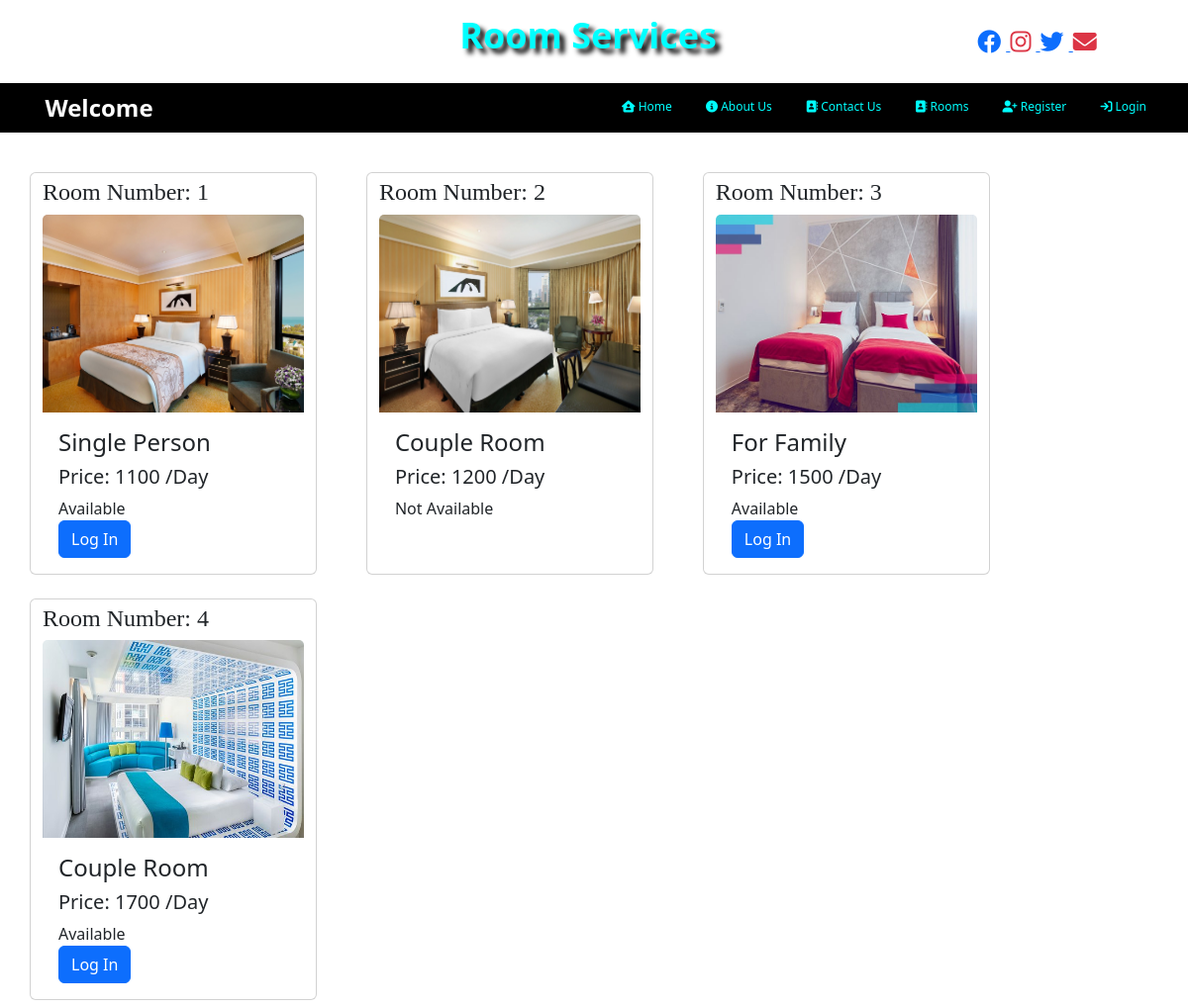
/room_view, run on the app's committed database.
### room/models.py (models this page shows)
class Room(models.Model):
    room_no = models.CharField(max_length=20,null=True,unique=True)
    image = models.FileField(null=True)
    type = models.CharField(max_length=30,null=True)
    status = models.CharField(max_length=30,null=True)
    price = models.CharField(max_length=20,null=True)

### room/views.py (the view)
# urls.py: path('room_view',room_view,name='room_view'),
def room_view(request):
    data = Room.objects.all()
    d = {'data':data}
    return render(request,'main/room_view.html',d)

### room/templates/main/room_view.html (shortened to what this page needs)
{% load static %}
{% block body %}
{% include 'navigation.html' %}
<div class="container mt-4">
<div class="row">
    {% for i in data %}
    <div class="card float col-3 mt-3 mb-2 " style="width:290px">
        <h3><font face="mv boli" size="5">Room Number: {{i.room_no}}</font></h3>
        <img class="card-img-top" src="{{i.image.url}}" alt="Card image" height="200px">
        <div class="card-body">
          <h4 class="card-title">{{i.type}}</h4>
          <h5 class="card-title">Price: {{i.price}} /Day</h5>
            <div class="row">
                <div class="form-group col-md-12" >
                    <p class="card-text">{{i.status}}</p>
                </div>
                <div class="form-group col-md-5" >
                    {% if i.status == 'Available' %}
                    <a href="{% url 'login'%}" class="btn btn-primary">Log&nbsp;In</a>
                    {% endif %}
                </div>
            </div>
        </div>
    </div>
{% endfor %}
    </div>
</div>
{% endblock %}

### room/templates/navigation.html (shortened to what this page needs)
<!DOCTYPE html>
<html>
  <head>
    {% load static %}
    <link
      href="https://cdn.jsdelivr.net/npm/bootstrap@5.2.3/dist/css/bootstrap.min.css"
      rel="stylesheet"
    />
    <link
      rel="stylesheet"
      href="https://cdnjs.cloudflare.com/ajax/libs/font-awesome/6.2.1/css/all.min.css"
    />
  </head>
  <body>
    <div class="container-fluid">
      <div class="row">
        <div class="col-9 pname">Room Services</div>
        <div class="col-3 text-center">
          <a href="https://www.facebook.com/">
            <i class="fa-brands fa-facebook icon1"></i>
          </a>
          <a href="https://www.instagram.com/">
            <i class="fa-brands fa-instagram icon1 text-danger"></i>
          </a>
          <a href="https://twitter.com/i/flow/login">
            <i class="fa-brands fa-twitter icon1"></i>
          </a>
          <a href="https://mail.google.com/mail/u/0/#inbox">
            <i class="fa-solid fa-envelope icon1 text-danger"></i>
          </a>
        </div>
      </div>
      <div class="row" style="background: black; color: White">
        <div class="col-2 wlcm">Welcome</div>
        <div class="col-10 mitems">
          <ul class="ulitems">
            <a href="{% url 'index' %}" class="aitems">
              <li class="litems"><i class="fa-solid fa-house-user"></i> Home </li>
            </a>
            <a href="#down" class="aitems">
              <li class="litems"><i class="fa-solid fa-circle-info"></i> About Us </li>
            </a>
            <a href="{% url 'contact' %}" class="aitems">
              <li class="litems"><i class="fa-solid fa-address-book"></i> Contact Us </li>
            </a>
            <a href="{% url 'room_view' %}" class="aitems">
              <li class="litems"><i class="fa-solid fa-address-book"></i> Rooms </li>
            </a>
            <a href="{% url 'register' %}" class="aitems">
              <li class="litems"><i class="fa-solid fa-user-plus"></i> Register </li>
            </a>
            <a href="{% url 'login' %}" class="aitems">
              <li class="litems"><i class="fa-solid fa-arrow-right-to-bracket"></i> Login </li>
            </a>
          </ul>
        </div>
      </div>
    </div>
  </body>
</html>

### data on the page
Room: room_no "1", image (picture), type "Single Person", price "1100", status "Available", shows "Log In"
Room: room_no "2", image (picture), type "Couple Room", price "1200", status "Not Available"
Room: room_no "3", image (picture), type "For Family", price "1500", status "Available", shows "Log In"
Room: room_no "4", image (picture), type "Couple Room", price "1700", status "Available", shows "Log In"
